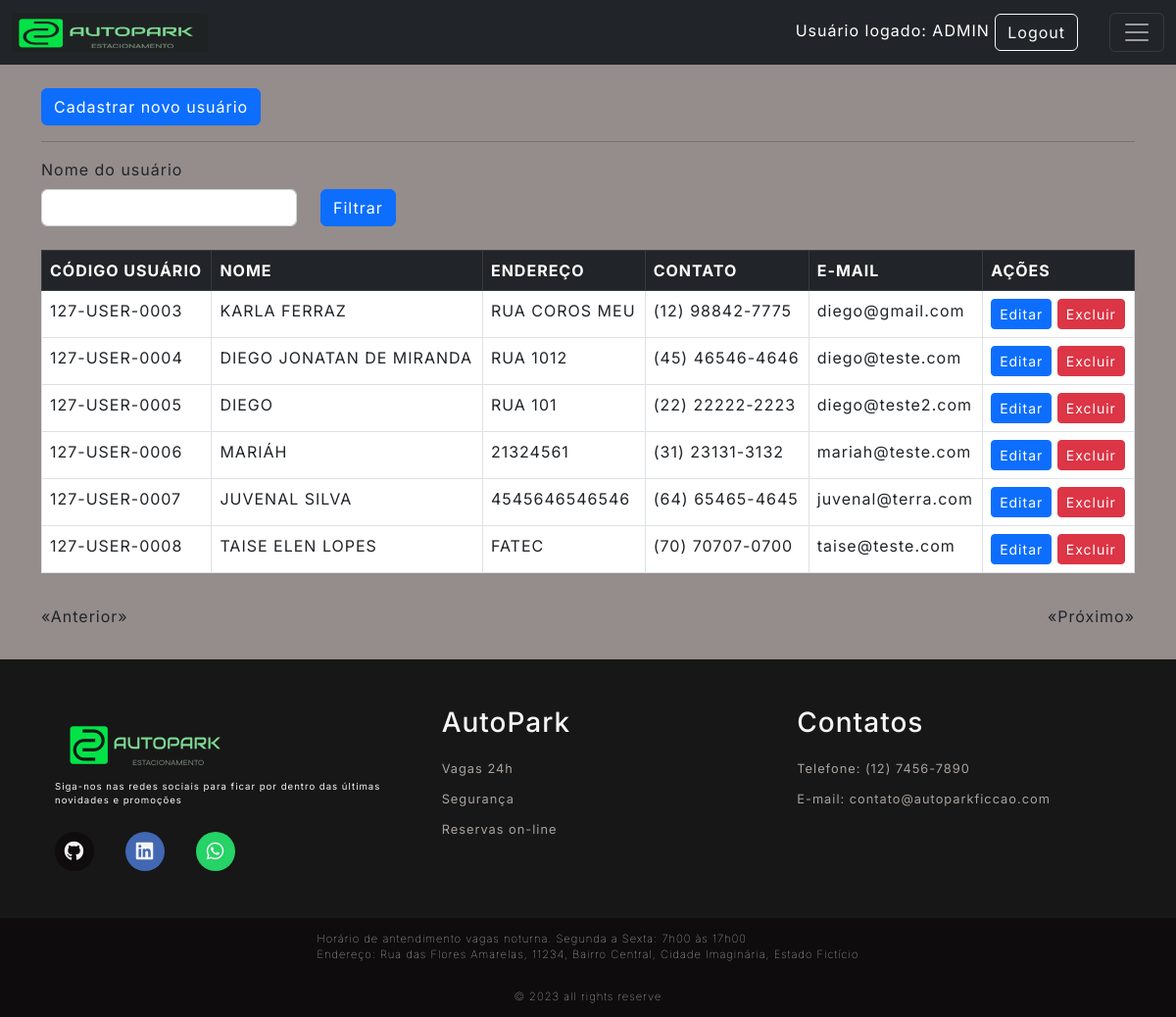
The app's page /user/list (signed in), older data.
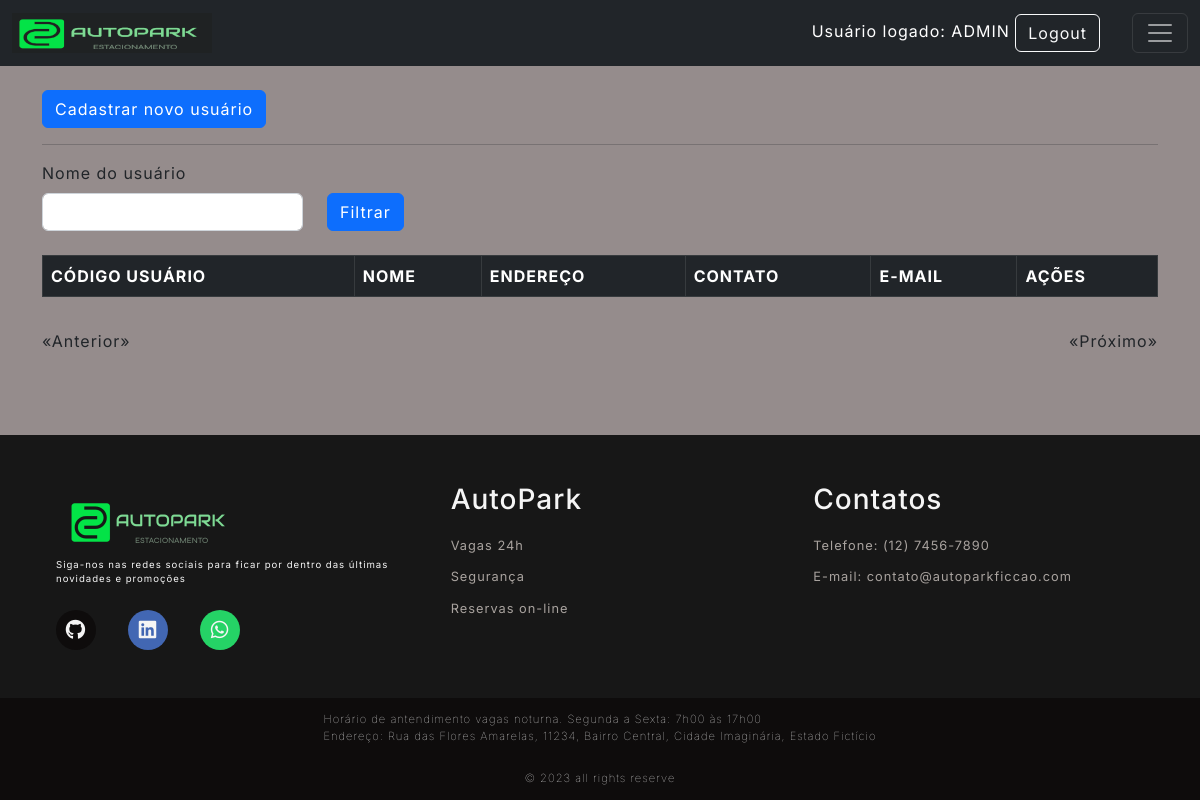
The same page, newer data.
### Src/Model/BancoDados.py (models this page shows, shortened)
class Usuarios(UserMixin,db.Model):
  __tablename__= "Usuarios"
  id = db.Column(db.Integer, primary_key=True, autoincrement=True)
  cpf = db.Column(db.Integer, unique=True)
  codUser = db.Column(db.Integer, unique=True)
  nome = db.Column(db.String(150))
  endereco = db.Column(db.String(150))
  contato = db.Column(db.String(150))
  email = db.Column(db.String(150))
  senha = db.Column(db.String(150))
  status = db.Column(db.String(3))

### Src/View/User.py (the view)
@User.route('/list', defaults={'page': 1}, methods=['GET'])
@User.route('/list/<int:page>', methods=['GET'])
@login_required
def listUser(page):
  _userFilter = request.values.get('nomeUsuario')
  if _userFilter == 'None' or _userFilter is None:
    _userFilter = ""
  return render_template('listaUsuarios.html', listData=UserController.List(page, _userFilter), _nomeUser=_userFilter)

### Src/Controller/Users.py (called while the page is built)
  def List(page, _userFilter, per_page=15):
    if len(_userFilter) < 1:
      query = Usuarios.query.paginate(page=page, per_page=per_page)
    else:
      query = Usuarios.query.filter(Usuarios.nome.like(
          '%'+_userFilter+'%')).paginate(page=page, per_page=per_page)
    queryCount = Usuarios.query.count()
    return {
        "regUser": query,
        "count": queryCount,
        "page": page,
        "per_page": per_page
    }

### Src/View/Login.py (called while the page is built)
@login_manager.user_loader
def load_user(employee_id):
  usuario = Usuarios.query.filter_by(id=employee_id).first()
  return usuario

### Templates/listaUsuarios.html
{% extends 'base.html' %}
{% block conteudo %}
<br>
{% if current_user.status == "ADMIN" %}
<a href="{{url_for('router.user.listCodUser', id=current_user.nome)}}" class="btn btn-primary btn-xs">Cadastrar novo usuário</a>
<hr>
{% endif%}
<div class="row">
  <label class="form-label" for="form3Example4">Nome do usuário</label>
  <form action="{{url_for('router.user.listUser')}}" method="GET">
    <div class="form-group row">
      <div class="form-group col-md-3">
        <input type="text" class="form-control" name="nomeUsuario" value="{{_nomeUser}}">
      </div>
      <div class="col-auto">
        <button type="submit" class="btn btn-primary">Filtrar</button>
      </div>
    </div>
  </form>
</div>
<br>
<div class="bg-white ">
  <table class="table table-bordered table-hover">
    <thead class="table-dark">
      <tr>
        <th scope="col">CÓDIGO USUÁRIO</th>
        <th scope="col">NOME</th>
        <th scope="col">ENDEREÇO</th>
        <th scope="col">CONTATO</th>
        <th scope="col">E-MAIL</th>
        {% if current_user.status == "ADMIN" %}
        <th scope="col">AÇÕES</th>
        {% endif %}
      </tr>
    </thead>
    <tbody>
      {% for registro in listData['regUser'].items %}
      {% if not registro.nome == "ADMIN" %}
      <tr>
        <td>{{registro.codUser}}</td>
        <td>{{registro.nome}}</td>
        <td>{{registro.endereco}}</td>
        <td>{{registro.contato}}</td>
        <td>{{registro.email}}</td>
        {% if current_user.status == "ADMIN" %}
        <td>
          <a href="{{registro.id}}/updateUser" class="btn btn-primary btn-sm" aria-label="Editar usuário {{registro.nome}}">Editar</a>
          <a href="{{registro.id}}/removeUser" onclick="return confirm('Deseja realmente excluir esse registro ?')" class="btn btn-danger btn-sm" aria-label="Excluir usuário {{registro.nome}}">Excluir</a>
        </td>
        {% endif %}
      </tr>
      {% endif %}
      {% endfor %}
    </tbody>
  </table>
</div>
<div class="pagination">
  {% if listData['regUser'].has_prev %}
  <a href="{{listData['regUser'].prev_num}}?nomeUsuario={{_nomeUser}}" aria-label="Página anterior">«Anterior»</a>
  {% else %}
  <p>«Anterior»</p>
  {% endif %}
  {% if listData['regUser'].has_next %}
  <a href="{{listData['regUser'].next_num}}?nomeUsuario={{_nomeUser}}" aria-label="Próxima página">«Próximo»</a>
  {% else %}
  <p>«Próximo»</p>
  {% endif %}
</div>
{% endblock conteudo %}

### Templates/base.html (shortened to what this page needs)
<!DOCTYPE html>
<html lang="pt-br">
    <head>
        <link rel="stylesheet"
            href="https://cdn.jsdelivr.net/npm/bootstrap@5.2.3/dist/css/bootstrap.min.css"
>
        <link rel="stylesheet"
            href="https://cdnjs.cloudflare.com/ajax/libs/font-awesome/6.4.2/css/all.min.css"
 />
        <link rel="stylesheet"
            href="{{url_for('static', filename='style.css')}}">
    </head>
    <body>
        <header>
            {% include 'top.html' %}
        </header>
        <main class="main-auto">
            <div class="container">
                {% block conteudo %}
                {% endblock conteudo %}
            </div>
        </main>
        <footer>
            {% include 'footer.html' %}
        </footer>
    </body>
</html>

### Templates/top.html (shortened to what this page needs)
<div id="containers">
    <nav class="navbar navbar-dark bg-dark">
        <div class="container-fluid">
            <a class="navbar-brand" href="{{url_for('router.home.index')}}">
                <img src="{{url_for('static', filename='Images/LogoNavi.png')}}" alt="Logo" class="logo">
            </a>
            <div class="ms-auto">
                {% if not current_user.nome %}
                <div class="text-end login-button">
                    <a type="button" class="btn btn-outline-light me-2"
                        href="{{url_for('router.login.login')}}">Login</a>
                </div>
                {% else %}
                <div class="text-end me-4 user-info">
                    Usuário logado: {{current_user.nome}}
                    <a type="button" class="btn btn-outline-light me-2"
                        href="{{url_for('router.login.logout')}}">Logout</a>
                </div>
                {% endif %}
            </div>
            <button class="navbar-toggler" type="button" data-bs-toggle="collapse" data-bs-target="#navbarNav" aria-controls="navbarNav" aria-expanded="false" aria-label="Toggle navigation">
                <span class="navbar-toggler-icon"></span>
            </button>
        </div>
    </nav>
</div>

### Templates/footer.html (shortened to what this page needs)
  <div id="footer_content">
      <div id="footer_contacts">
          <img src="{{url_for('static', filename='Images/LogoFooter.png')}}">
          <p>Siga-nos nas redes sociais para ficar por dentro das últimas novidades e promoções</p>
          <div id="footer_social_media">
              <a href="#" class="footer-link" id="github">
                <i class="fa-brands fa-github"></i>
              </a>
              <a href="#" class="footer-link" id="linkedin">
                <i class="fa-brands fa-linkedin"></i>
              </a>
              <a href="#" class="footer-link" id="whatsapp">
                <i class="fa-brands fa-whatsapp"></i>
              </a>
          </div>
      </div>
          <ul class="footer-list">
            <li>              <h3>AutoPark</h3>            </li>
            <li> <a href="#" class="footer-link">Vagas 24h</a>      </li>
            <li>
              <a href="#" class="footer-link">Segurança</a>
            </li>
            <li>
              <a href="#" class="footer-link">Reservas on-line</a>
            </li>
          </ul>
          <ul class="footer-list">
            <li>
              <h3>Contatos</h3>
            </li>
            <li>
              <a class="footer-link">Telefone: (12) 7456-7890</a>
            </li>
            <li>
              <a href="#" class="footer-link">E-mail: contato@autoparkficcao.com</a>
            </li>
          </ul>
  </div>
  <div id="footer_endereco">
    Horário de antendimento vagas noturna. Segunda a Sexta: 7h00 às 17h00
    <br>
    Endereço: Rua das Flores Amarelas, 11234, Bairro Central, Cidade Imaginária, Estado Fictício
  </div>
  <div id="footer_copyright">
      &#169
      2023 all rights reserve
  </div>

### Public/style.css (style rules this page uses)
:root { --color-neutral-0: #0e0c0c; --color-neutral-10: #171717; --color-neutral-30: #a8a29e; --color-neutral-40: #f5f5f5; --color-neutral-50: #958c8c; }
* { font-family: 'Inter', sans-serif; margin: 0; padding: 0; box-sizing: border-box; letter-spacing: 1px; }
body { background: var(--color-neutral-50); display: flex; flex-direction: column; min-height: 100vh; }
main { flex: 1 0 auto; }
footer { bottom: 0; width: 100%; color: var(--color-neutral-40); flex-shrink: 0; }
.footer-link { text-decoration: none; }
#footer_content { background-color: var(--color-neutral-10); display: grid; grid-template-columns: repeat(3, 1fr); padding: 3rem 3.5rem; }
#footer_contacts p { font-size: 0.6rem; }
#footer_social_media { display: flex; gap: 2rem; margin-top: 1.5rem; }
#footer_social_media .footer-link { display: flex; align-items: center; justify-content: center; height: 2.5rem; width: 2.5rem; color: var(--color-neutral-40); border-radius: 50%; transition: all 0.4s; }
#footer_social_media .footer-link i { font-size: 1.25rem; }
#github { background-color: #0e0c0c; }
#linkedin { background-color: #4267b3; }
#whatsapp { background-color: #25d366; }
.footer-list { display: flex; flex-direction: column; gap: 0.75rem; list-style: none; font-size: 0.8rem; }
.footer-list .footer-link { color: var(--color-neutral-30); transition: all 0.4s; }
#footer_copyright { display: flex; justify-content: center; background-color: var(--color-neutral-0); font-size: 0.7rem; padding: 0.8rem; font-weight: 50; }
#footer_endereco { display: flex; justify-content: center; background-color: var(--color-neutral-0); font-size: 0.7rem; padding: 0.8rem; font-weight: 10; }
.logo { width: 200px; height: 40px; }
.user-info { text-align:right; color:white; width:300px; }
.pagination { display: flex; justify-content: space-between; align-items: center; padding: 1em 0; }
.user-info { text-align: right; color: white; width: 600px; white-space: nowrap; overflow: hidden; text-overflow: ellipsis; }

Row changes from the older to the newer data that the page shows:
removed Usuarios: codUser "127-USER-0003", nome "KARLA FERRAZ", endereco "RUA COROS MEU", contato "(12) 98842-7775", email "diego@gmail.com"
removed Usuarios: codUser "127-USER-0004", nome "DIEGO JONATAN DE MIRANDA", endereco "RUA 1012", contato "(45) 46546-4646", email "diego@teste.com"
removed Usuarios: codUser "127-USER-0005", nome "DIEGO", endereco "RUA 101", contato "(22) 22222-2223", email "diego@teste2.com"
removed Usuarios: codUser "127-USER-0006", nome "MARIÁH", endereco "21324561", contato "(31) 23131-3132", email "mariah@teste.com"
removed Usuarios: codUser "127-USER-0007", nome "JUVENAL SILVA", endereco "4545646546546", contato "(64) 65465-4645", email "juvenal@terra.com"
removed Usuarios: codUser "127-USER-0008", nome "TAISE ELEN LOPES", endereco "FATEC", contato "(70) 70707-0700", email "taise@teste.com"
